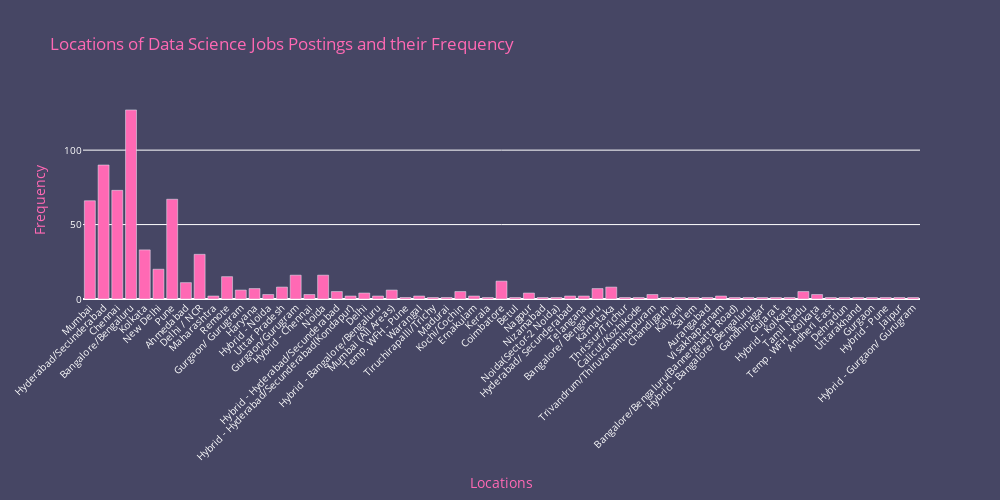

This figure's notebook cell:
### Code cell
location_list = np.array([i.strip() for i in ','.join(job_portal['Location'].tolist()).split(',')])
locat_freq = dict()
for i in location_list:
    locat_freq[i] = locat_freq.get(i, 0) + 1

locations = [item[0] for item in locat_freq.items()]
frequencies = [item[1] for item in locat_freq.items()]

background_color = 'rgb(70, 70, 100)'
fig = go.Figure(data=[go.Bar(x=locations, y=frequencies, marker=dict(color='rgb(255, 105, 180)'))])

fig.update_layout(
    title="Locations of {} Postings and their Frequency".format(job_type.title()),
    xaxis=dict(
        title="Locations",
        title_font=dict(color='rgb(255, 105, 180)'),
        tickangle=-45,
        automargin=True,
        tickfont=dict(size=10, color='white'),  # Change tick labels color to white
    ),
    yaxis=dict(title="Frequency", tickfont=dict(size=10, color='white'), title_font=dict(color='rgb(255, 105, 180)')),
    height=500,
    width=1000,
    plot_bgcolor=background_color,
    paper_bgcolor=background_color,
    title_font=dict(color='rgb(255, 105, 180)')
)

# Adjust the bar width to reduce the gap between bars
fig.update_traces(marker=dict(line=dict(width=0.5)), selector=dict(type='bar'))

fig.show()

### Figure 1 — Plotly figure (JSON) as saved in the notebook; plotly's stock layout.template omitted (floating-point values rounded to 4 significant figures)
{"data": [{"marker": {"color": "rgb(255, 105, 180)", "line": {"width": 0.5}}, "type": "bar", "x": ["Mumbai", "Hyderabad/Secunderabad", "Chennai", "Bangalore/Bengaluru", "Kolkata", "New Delhi", "Pune", "Ahmedabad", "Delhi / NCR", "Maharashtra", "Remote", "Gurgaon/ Gurugram", "Haryana", "Hybrid - Noida", "Uttar Pradesh", "Gurgaon/Gurugram", "Hybrid - Chennai", "Noida", "Hybrid - Hyderabad/Secunderabad", "Hybrid - Hyderabad/Secunderabad(Kondapur)", "Delhi", "Hybrid - Bangalore/Bengaluru", "Mumbai (All Areas)", "Temp. WFH - Pune", "Warangal", "Tiruchirapalli/Trichy", "Madurai", "Kochi/Cochin", "Ernakulam", "Kerala", "Coimbatore", "Betul", "Nagpur", "Nizamabad", "Noida(Sector-2 Noida)", "Hyderabad/ Secunderabad", "Telangana", "Bangalore/ Bengaluru", "Karnataka", "Thrissur/Trichur", "Calicut/Kozhikode", "Trivandrum/Thiruvananthapuram", "Chandigarh", "Kalyani", "Salem", "Aurangabad", "Visakhapatnam", "Bangalore/Bengaluru(Bannerghatta Road)", "Hybrid - Bangalore/ Bengaluru", "Gandhinagar", "Gujarat", "Hybrid - Kolkata", "Tamil Nadu", "Temp. WFH - Kolkata", "Andheri East", "Dehradun", "Uttarakhand", "Gurgaon", "Hybrid - Pune", "Jaipur", "Hybrid - Gurgaon/ Gurugram"], "y": [66, 90, 73, 127, 33, 20, 67, 11, 30, 2, 15, 6, 7, 3, 8, 16, 3, 16, 5, 2, 4, 2, 6, 1, 2, 1, 1, 5, 2, 1, 12, 1, 4, 1, 1, 2, 2, 7, 8, 1, 1, 3, 1, 1, 1, 1, 2, 1, 1, 1, 1, 1, 5, 3, 1, 1, 1, 1, 1, 1, 1]}], "layout": {"height": 500, "paper_bgcolor": "rgb(70, 70, 100)", "plot_bgcolor": "rgb(70, 70, 100)", "title": {"font": {"color": "rgb(255, 105, 180)"}, "text": "Locations of Data Science Jobs Postings and their Frequency"}, "width": 1000, "xaxis": {"automargin": true, "tickangle": -45, "tickfont": {"color": "white", "size": 10}, "title": {"font": {"color": "rgb(255, 105, 180)"}, "text": "Locations"}}, "yaxis": {"tickfont": {"color": "white", "size": 10}, "title": {"font": {"color": "rgb(255, 105, 180)"}, "text": "Frequency"}}}}
